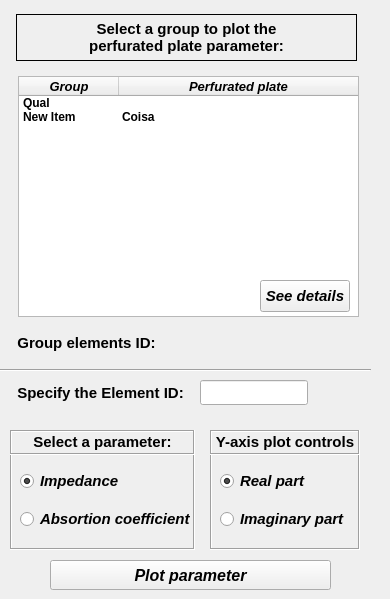
     <widget class="QWidget" name="tab_preview">
      <property name="enabled">
       <bool>true</bool>
      </property>
      <attribute name="title">
       <string>Preview</string>
      </attribute>
      <widget class="QFrame" name="frame_4">
       <property name="enabled">
        <bool>true</bool>
       </property>
       <property name="geometry">
        <rect>
         <x>210</x>
         <y>430</y>
         <width>150</width>
         <height>120</height>
        </rect>
       </property>
       <property name="minimumSize">
        <size>
         <width>145</width>
         <height>120</height>
        </size>
       </property>
       <property name="maximumSize">
        <size>
         <width>150</width>
         <height>120</height>
        </size>
       </property>
       <property name="sizeIncrement">
        <size>
         <width>0</width>
         <height>110</height>
        </size>
       </property>
       <property name="frameShape">
        <enum>QFrame::Box</enum>
       </property>
       <property name="frameShadow">
        <enum>QFrame::Sunken</enum>
       </property>
       <widget class="QWidget" name="verticalLayoutWidget_10">
        <property name="geometry">
         <rect>
          <x>10</x>
          <y>30</y>
          <width>142</width>
          <height>81</height>
         </rect>
        </property>
        <layout class="QVBoxLayout" name="verticalLayout_15">
         <item>
          <widget class="QRadioButton" name="radioButton_plotReal">
           <property name="minimumSize">
            <size>
             <width>140</width>
             <height>22</height>
            </size>
           </property>
           <property name="maximumSize">
            <size>
             <width>140</width>
             <height>22</height>
            </size>
           </property>
           <property name="font">
            <font>
             <family>Arial</family>
             <pointsize>11</pointsize>
             <weight>75</weight>
             <italic>true</italic>
             <bold>true</bold>
            </font>
           </property>
           <property name="text">
            <string>Real part</string>
           </property>
           <property name="checked">
            <bool>true</bool>
           </property>
          </widget>
         </item>
         <item>
          <widget class="QRadioButton" name="radioButton_plotImag">
           <property name="minimumSize">
            <size>
             <width>140</width>
             <height>22</height>
            </size>
           </property>
           <property name="maximumSize">
            <size>
             <width>140</width>
             <height>22</height>
            </size>
           </property>
           <property name="font">
            <font>
             <family>Arial</family>
             <pointsize>11</pointsize>
             <weight>75</weight>
             <italic>true</italic>
             <bold>true</bold>
            </font>
           </property>
           <property name="text">
            <string>Imaginary part</string>
           </property>
          </widget>
         </item>
        </layout>
       </widget>
       <widget class="QLabel" name="label_23">
        <property name="enabled">
         <bool>true</bool>
        </property>
        <property name="geometry">
         <rect>
          <x>0</x>
          <y>0</y>
          <width>150</width>
          <height>25</height>
         </rect>
        </property>
        <property name="sizePolicy">
         <sizepolicy hsizetype="Preferred" vsizetype="Expanding">
          <horstretch>0</horstretch>
          <verstretch>0</verstretch>
         </sizepolicy>
        </property>
        <property name="minimumSize">
         <size>
          <width>0</width>
          <height>0</height>
         </size>
        </property>
        <property name="maximumSize">
         <size>
          <width>150</width>
          <height>60</height>
         </size>
        </property>
        <property name="font">
         <font>
          <family>Arial</family>
          <pointsize>11</pointsize>
          <weight>75</weight>
          <italic>false</italic>
          <bold>true</bold>
         </font>
        </property>
        <property name="frameShape">
         <enum>QFrame::Box</enum>
        </property>
        <property name="frameShadow">
         <enum>QFrame::Sunken</enum>
        </property>
        <property name="text">
         <string>&lt;!DOCTYPE HTML PUBLIC &quot;-//W3C//DTD HTML 4.0//EN&quot; &quot;http://www.w3.org/TR/REC-html40/strict.dtd&quot;&gt;
&lt;html&gt;&lt;head&gt;&lt;meta name=&quot;qrichtext&quot; content=&quot;1&quot; /&gt;&lt;style type=&quot;text/css&quot;&gt;
p, li { white-space: pre-wrap; }
&lt;/style&gt;&lt;/head&gt;&lt;body style=&quot; font-family:'Arial'; font-size:11pt; font-weight:600; font-style:normal;&quot;&gt;
&lt;p align=&quot;center&quot; style=&quot; margin-top:12px; margin-bottom:12px; margin-left:0px; margin-right:0px; -qt-block-indent:0; text-indent:0px;&quot;&gt;Y-axis plot controls&lt;/p&gt;&lt;/body&gt;&lt;/html&gt;</string>
        </property>
        <property name="textFormat">
         <enum>Qt::AutoText</enum>
        </property>
        <property name="scaledContents">
         <bool>false</bool>
        </property>
        <property name="alignment">
         <set>Qt::AlignCenter</set>
        </property>
        <property name="wordWrap">
         <bool>false</bool>
        </property>
        <property name="indent">
         <number>0</number>
        </property>
       </widget>
      </widget>
      <widget class="QFrame" name="frame_5">
       <property name="enabled">
        <bool>true</bool>
       </property>
       <property name="geometry">
        <rect>
         <x>10</x>
         <y>430</y>
         <width>185</width>
         <height>120</height>
        </rect>
       </property>
       <property name="minimumSize">
        <size>
         <width>185</width>
         <height>120</height>
        </size>
       </property>
       <property name="maximumSize">
        <size>
         <width>165</width>
         <height>120</height>
        </size>
       </property>
       <property name="sizeIncrement">
        <size>
         <width>0</width>
         <height>110</height>
        </size>
       </property>
       <property name="frameShape">
        <enum>QFrame::Box</enum>
       </property>
       <property name="frameShadow">
        <enum>QFrame::Sunken</enum>
       </property>
       <widget class="QWidget" name="verticalLayoutWidget_11">
        <property name="geometry">
         <rect>
          <x>10</x>
          <y>30</y>
          <width>174</width>
          <height>80</height>
         </rect>
        </property>
        <layout class="QVBoxLayout" name="verticalLayout_16">
         <item>
          <widget class="QRadioButton" name="radioButton_impedance">
           <property name="minimumSize">
            <size>
             <width>140</width>
             <height>22</height>
            </size>
           </property>
           <property name="maximumSize">
            <size>
             <width>140</width>
             <height>22</height>
            </size>
           </property>
           <property name="font">
            <font>
             <family>Arial</family>
             <pointsize>11</pointsize>
             <weight>75</weight>
             <italic>true</italic>
             <bold>true</bold>
            </font>
           </property>
           <property name="text">
            <string>Impedance</string>
           </property>
           <property name="iconSize">
            <size>
             <width>30</width>
             <height>30</height>
            </size>
           </property>
           <property name="checked">
            <bool>true</bool>
           </property>
          </widget>
         </item>
         <item>
          <widget class="QRadioButton" name="radioButton_absortion">
           <property name="minimumSize">
            <size>
             <width>172</width>
             <height>22</height>
            </size>
           </property>
           <property name="maximumSize">
            <size>
             <width>140</width>
             <height>22</height>
            </size>
           </property>
           <property name="font">
            <font>
             <family>Arial</family>
             <pointsize>11</pointsize>
             <weight>75</weight>
             <italic>true</italic>
             <bold>true</bold>
            </font>
           </property>
           <property name="text">
            <string>Absortion coefficient</string>
           </property>
          </widget>
         </item>
        </layout>
       </widget>
       <widget class="QLabel" name="label_24">
        <property name="enabled">
         <bool>true</bool>
        </property>
        <property name="geometry">
         <rect>
          <x>0</x>
          <y>0</y>
          <width>185</width>
          <height>25</height>
         </rect>
        </property>
        <property name="sizePolicy">
         <sizepolicy hsizetype="Preferred" vsizetype="Expanding">
          <horstretch>0</horstretch>
          <verstretch>0</verstretch>
         </sizepolicy>
        </property>
        <property name="minimumSize">
         <size>
          <width>185</width>
          <height>21</height>
         </size>
        </property>
        <property name="maximumSize">
         <size>
          <width>165</width>
          <height>60</height>
         </size>
        </property>
        <property name="font">
         <font>
          <family>Arial</family>
          <pointsize>11</pointsize>
          <weight>75</weight>
          <italic>false</italic>
          <bold>true</bold>
         </font>
        </property>
        <property name="frameShape">
         <enum>QFrame::Box</enum>
        </property>
        <property name="frameShadow">
         <enum>QFrame::Sunken</enum>
        </property>
        <property name="text">
         <string>&lt;!DOCTYPE HTML PUBLIC &quot;-//W3C//DTD HTML 4.0//EN&quot; &quot;http://www.w3.org/TR/REC-html40/strict.dtd&quot;&gt;
&lt;html&gt;&lt;head&gt;&lt;meta name=&quot;qrichtext&quot; content=&quot;1&quot; /&gt;&lt;style type=&quot;text/css&quot;&gt;
p, li { white-space: pre-wrap; }
&lt;/style&gt;&lt;/head&gt;&lt;body style=&quot; font-family:'Arial'; font-size:11pt; font-weight:600; font-style:normal;&quot;&gt;
&lt;p style=&quot; margin-top:0px; margin-bottom:0px; margin-left:0px; margin-right:0px; -qt-block-indent:0; text-indent:0px;&quot;&gt;Select a parameter:&lt;/p&gt;&lt;/body&gt;&lt;/html&gt;</string>
        </property>
        <property name="textFormat">
         <enum>Qt::AutoText</enum>
        </property>
        <property name="scaledContents">
         <bool>false</bool>
        </property>
        <property name="alignment">
         <set>Qt::AlignCenter</set>
        </property>
        <property name="wordWrap">
         <bool>false</bool>
        </property>
        <property name="indent">
         <number>0</number>
        </property>
       </widget>
      </widget>
      <widget class="QPushButton" name="pushButton_plot_parameter">
       <property name="geometry">
        <rect>
         <x>50</x>
         <y>560</y>
         <width>281</width>
         <height>30</height>
        </rect>
       </property>
       <property name="minimumSize">
        <size>
         <width>0</width>
         <height>30</height>
        </size>
       </property>
       <property name="maximumSize">
        <size>
         <width>16777215</width>
         <height>30</height>
        </size>
       </property>
       <property name="font">
        <font>
         <family>Arial</family>
         <pointsize>12</pointsize>
         <weight>75</weight>
         <italic>true</italic>
         <bold>true</bold>
        </font>
       </property>
       <property name="text">
        <string>Plot parameter</string>
       </property>
      </widget>
      <widget class="QLabel" name="label_33">
       <property name="geometry">
        <rect>
         <x>16</x>
         <y>14</y>
         <width>341</width>
         <height>47</height>
        </rect>
       </property>
       <property name="font">
        <font>
         <family>Arial</family>
         <pointsize>11</pointsize>
         <weight>75</weight>
         <italic>false</italic>
         <bold>true</bold>
        </font>
       </property>
       <property name="frameShape">
        <enum>QFrame::Box</enum>
       </property>
       <property name="text">
        <string>Select a group to plot the 
perfurated plate parameter:</string>
       </property>
       <property name="textFormat">
        <enum>Qt::AutoText</enum>
       </property>
       <property name="alignment">
        <set>Qt::AlignCenter</set>
       </property>
      </widget>
      <widget class="QTreeWidget" name="treeWidget_perforated_plate_plot">
       <property name="geometry">
        <rect>
         <x>18</x>
         <y>76</y>
         <width>341</width>
         <height>241</height>
        </rect>
       </property>
       <property name="minimumSize">
        <size>
         <width>0</width>
         <height>0</height>
        </size>
       </property>
       <property name="maximumSize">
        <size>
         <width>16777215</width>
         <height>1000000</height>
        </size>
       </property>
       <property name="font">
        <font>
         <family>Arial</family>
         <pointsize>9</pointsize>
         <weight>75</weight>
         <italic>false</italic>
         <bold>true</bold>
        </font>
       </property>
       <property name="indentation">
        <number>1</number>
       </property>
       <property name="headerHidden">
        <bool>false</bool>
       </property>
       <attribute name="headerHighlightSections">
        <bool>false</bool>
       </attribute>
       <attribute name="headerShowSortIndicator" stdset="0">
        <bool>false</bool>
       </attribute>
       <attribute name="headerStretchLastSection">
        <bool>true</bool>
       </attribute>
       <column>
        <property name="text">
         <string>Group</string>
        </property>
        <property name="font">
         <font>
          <family>Arial</family>
          <pointsize>10</pointsize>
          <weight>75</weight>
          <italic>true</italic>
          <bold>true</bold>
         </font>
        </property>
        <property name="textAlignment">
         <set>AlignCenter</set>
        </property>
       </column>
       <column>
        <property name="text">
         <string>Perfurated plate</string>
        </property>
        <property name="font">
         <font>
          <family>Arial</family>
          <pointsize>10</pointsize>
          <weight>75</weight>
          <italic>true</italic>
          <bold>true</bold>
         </font>
        </property>
        <property name="textAlignment">
         <set>AlignCenter</set>
        </property>
       </column>
       <item>
        <property name="text">
         <string>Qual</string>
        </property>
        <property name="text">
         <string/>
        </property>
       </item>
       <item>
        <property name="text">
         <string>New Item</string>
        </property>
        <property name="text">
         <string>Coisa</string>
        </property>
       </item>
      </widget>
      <widget class="QPushButton" name="pushButton_get_information_plot">
       <property name="geometry">
        <rect>
         <x>260</x>
         <y>280</y>
         <width>90</width>
         <height>32</height>
        </rect>
       </property>
       <property name="minimumSize">
        <size>
         <width>90</width>
         <height>32</height>
        </size>
       </property>
       <property name="maximumSize">
        <size>
         <width>90</width>
         <height>32</height>
        </size>
       </property>
       <property name="font">
        <font>
         <family>Arial</family>
         <pointsize>11</pointsize>
         <weight>75</weight>
         <italic>true</italic>
         <bold>true</bold>
        </font>
       </property>
       <property name="text">
        <string>See details</string>
       </property>
      </widget>
      <widget class="QLabel" name="label_3">
       <property name="geometry">
        <rect>
         <x>10</x>
         <y>380</y>
         <width>181</width>
         <height>25</height>
        </rect>
       </property>
       <property name="minimumSize">
        <size>
         <width>0</width>
         <height>25</height>
        </size>
       </property>
       <property name="maximumSize">
        <size>
         <width>16777215</width>
         <height>25</height>
        </size>
       </property>
       <property name="font">
        <font>
         <family>Arial</family>
         <pointsize>11</pointsize>
         <weight>75</weight>
         <italic>false</italic>
         <bold>true</bold>
        </font>
       </property>
       <property name="text">
        <string>Specify the Element ID:</string>
       </property>
       <property name="alignment">
        <set>Qt::AlignCenter</set>
       </property>
      </widget>
      <widget class="QLineEdit" name="lineEdit_specify_elementID">
       <property name="geometry">
        <rect>
         <x>200</x>
         <y>380</y>
         <width>108</width>
         <height>25</height>
        </rect>
       </property>
       <property name="minimumSize">
        <size>
         <width>108</width>
         <height>25</height>
        </size>
       </property>
       <property name="maximumSize">
        <size>
         <width>108</width>
         <height>25</height>
        </size>
       </property>
       <property name="font">
        <font>
         <family>Arial</family>
         <pointsize>11</pointsize>
         <weight>75</weight>
         <italic>true</italic>
         <bold>true</bold>
        </font>
       </property>
       <property name="styleSheet">
        <string notr="true">color: rgb(0, 0, 255);</string>
       </property>
       <property name="text">
        <string/>
       </property>
       <property name="alignment">
        <set>Qt::AlignCenter</set>
       </property>
      </widget>
      <widget class="QLabel" name="label_4">
       <property name="geometry">
        <rect>
         <x>16</x>
         <y>330</y>
         <width>141</width>
         <height>25</height>
        </rect>
       </property>
       <property name="minimumSize">
        <size>
         <width>0</width>
         <height>25</height>
        </size>
       </property>
       <property name="maximumSize">
        <size>
         <width>16777215</width>
         <height>25</height>
        </size>
       </property>
       <property name="font">
        <font>
         <family>Arial</family>
         <pointsize>11</pointsize>
         <weight>75</weight>
         <italic>false</italic>
         <bold>true</bold>
        </font>
       </property>
       <property name="text">
        <string>Group elements ID:</string>
       </property>
       <property name="alignment">
        <set>Qt::AlignCenter</set>
       </property>
      </widget>
      <widget class="Line" name="line_3">
       <property name="geometry">
        <rect>
         <x>-10</x>
         <y>360</y>
         <width>381</width>
         <height>20</height>
        </rect>
       </property>
       <property name="orientation">
        <enum>Qt::Horizontal</enum>
       </property>
      </widget>
      <widget class="QLabel" name="label_elementID_plot">
       <property name="geometry">
        <rect>
         <x>160</x>
         <y>330</y>
         <width>200</width>
         <height>25</height>
        </rect>
       </property>
       <property name="minimumSize">
        <size>
         <width>0</width>
         <height>25</height>
        </size>
       </property>
       <property name="maximumSize">
        <size>
         <width>200</width>
         <height>25</height>
        </size>
       </property>
       <property name="font">
        <font>
         <family>Arial</family>
         <pointsize>11</pointsize>
         <weight>75</weight>
         <italic>false</italic>
         <bold>true</bold>
        </font>
       </property>
       <property name="text">
        <string/>
       </property>
       <property name="alignment">
        <set>Qt::AlignCenter</set>
       </property>
      </widget>
     </widget>
